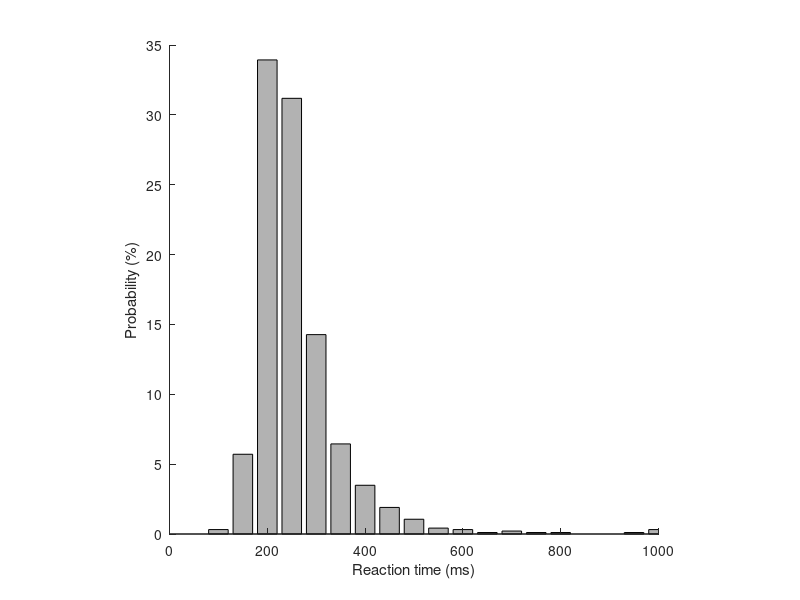

MATLAB code to generate this figure: (Note: this script raises an error after producing the figure.)
function how2reciprobit
% PA_HOW2RECIPROBIT

% 2013 Marc van Wanrooij
% e: marcvanwanrooij@neural-code.com

close all
clearvars
clc



%% Histogram
load('reactiontime.mat'); % load the reaction time data into Matlab workspace
rt = RT.easy; % let's take the reaction times (ms) for the "easy" task
x	= 0:50:1000; % reaction time bins (ms)
N	= hist(rt,x);  % count reactions in bin
N	= 100*N./sum(N); % normalization / percentage

figure(1) % graphics
h	= bar(x,N); % histogram/bar plot
% Making figure nicer to look at
set(h,'FaceColor',[.7 .7 .7]); % setting the color of the bars to gray
box off; % remove the "box" around the graph
axis square;
xlabel('Reaction time (ms)'); % and setting labels is essential for anyone to understand graphs!
ylabel('Probability (%)');
xlim([0 1000]);

% optional, save figure
savegraph([mfilename '1'],'eps');

%% Inverse reaction time
rtinv	= 1./rt; % inverse reaction time / promptness (ms-1)

n		= numel(x); % number of bins in reaction time plot
x		= linspace(1/2000,0.01,n); % promptness bins
N		= hist(rtinv,x);
N		= 100*N./sum(N);
figure(2)
h = bar(x*1000,N);
hold on
set(h,'FaceColor',[.7 .7 .7]);
box off
axis square;
xlabel('Promptness (s^{-1})');
ylabel('Probability (%)');
title('Reciprocal time axis');
set(gca,'YTick',0:5:100,'XTick',0:1:8);
xlim([0 8]);

% Does this look like a Gaussian?
% Let's plot a Gaussian curve with mean and standard deviation from the
% promptness data
mu	= mean(rtinv);
sd	= std(rtinv);
y	= normpdf(x,mu,sd);
y	= y./sum(y)*100;
plot(x*1000,y,'ks-','LineWidth',2,'MarkerFaceColor','w');

% optional, save figure
savegraph([mfilename '2'],'eps');

% And test it with a one-sample kolmogorov-smirnov test
% Since this test compares with the normal distribution, we have to
% normalize the data, which we can do with zscore, which is the same as:
% z = (x-mean(x))/std(x)
[h,p]	= kstest(zscore(rt)); % for reaction time
if h
	str		= ['The null hypothesis that the reaction time distribution is Gaussian distributed is rejected, with P = ' num2str(p)];
else
	str		= ['The null hypothesis that the reaction time distribution is Gaussian distributed is NOT rejected, with P = ' num2str(p)];
end
disp(str); % display the results in command window
[h,p]	= kstest(zscore(rtinv)); % for inverse reaction time
if h
	str		= ['The null hypothesis that the inverse reaction time distribution is Gaussian distributed is rejected, with P = ' num2str(p)];
else
	str		= ['The null hypothesis that the inverse reaction time distribution is Gaussian distributed is NOT rejected, with P = ' num2str(p)];
end
disp(str); % display the results in command window

%% Cumulative probability
% Normalized scale and nicer shape
x = sort(1000*rtinv);
n = numel(rtinv); % number of data points
y = 100*(1:n)./n; % cumulative probability for every data point
figure(3)
plot(x,y,'k.');
hold on

% Now, plot it cumulative probability in quantiles
% this is easier to compare between different distributions
p		= [1 2 5 10:10:90 95 98 99]/100; % some arbitrary probabilities
q		= quantile(rtinv,p); % instead of hist, let's use quantiles

h = plot(q*1000,p*100,'ko','LineWidth',2,'MarkerFaceColor','r');
hold on
xlabel('Promptness (s^{-1})');
ylabel('Cumulative probability (%)');
title('Cumulative probability plot');
box off
axis square;
set(gca,'YTick',0:10:100,'XTick',0:1:8);
xlim([0 8]);
legend(h,'Quantiles','Location','SE');

% optional, save figure
savegraph([mfilename '3'],'eps');



%% Probit
figure(4)
% raw data
x = -1./sort((rt)); % multiply by -1 to mirror abscissa
n = numel(rtinv); % number of data points
y = probit((1:n)./n); % cumulative probability for every data point converted to probit scale
plot(x,y,'k.');
hold on

% quantiles
p		= [1 2 5 10:10:90 95 98 99]/100;
prbt	= probit(p);
q		= quantile(rt,p);
q		= -1./q;
xtick	= sort(-1./(150+[0 oct2bw(50,-1:5)])); % some arbitrary xticks

plot(q,prbt,'ko','Color','k','MarkerFaceColor','r','LineWidth',2);
hold on
set(gca,'XTick',xtick,'XTickLabel',-1./xtick);
xlim([min(xtick) max(xtick)]);
set(gca,'YTick',prbt,'YTickLabel',p*100);
ylim([prbt(0.1/100) prbt(99.9/100)]);
axis square;
box off
xlabel('Reaction time (ms)');
ylabel('Cumulative probability');
title('Probit ordinate');

% this should be a straight line
x = q;
y = prbt;
b = regstats(y,x);
h = regline(b.beta,'k-');
set(h,'Color','r','LineWidth',2);


% optional, save figure
savegraph([mfilename '4'],'eps');

